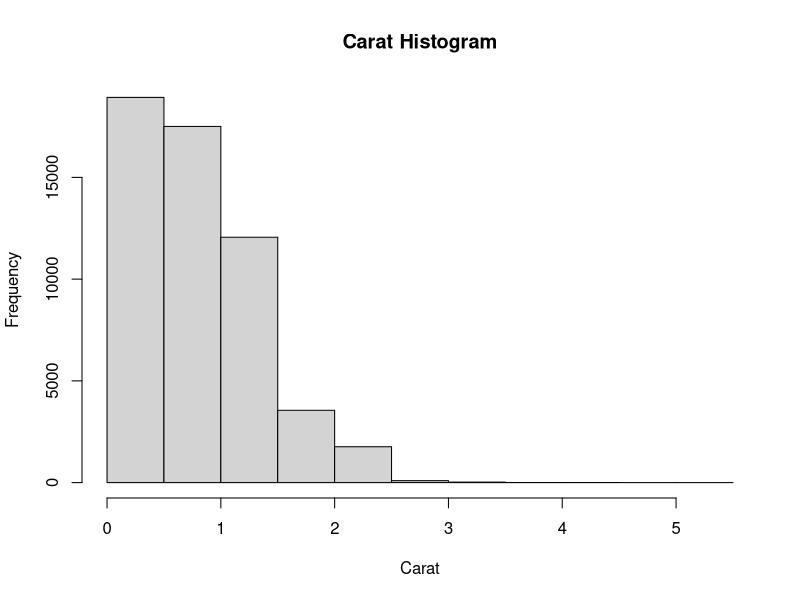
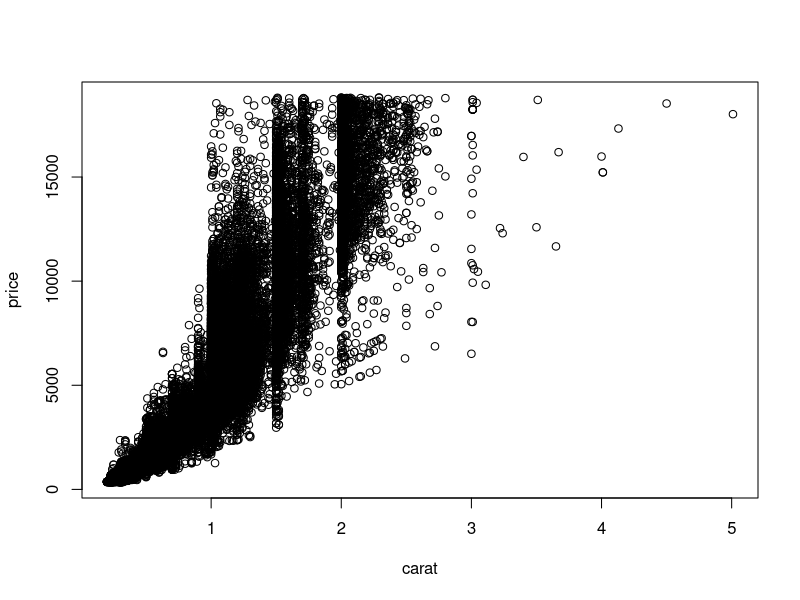
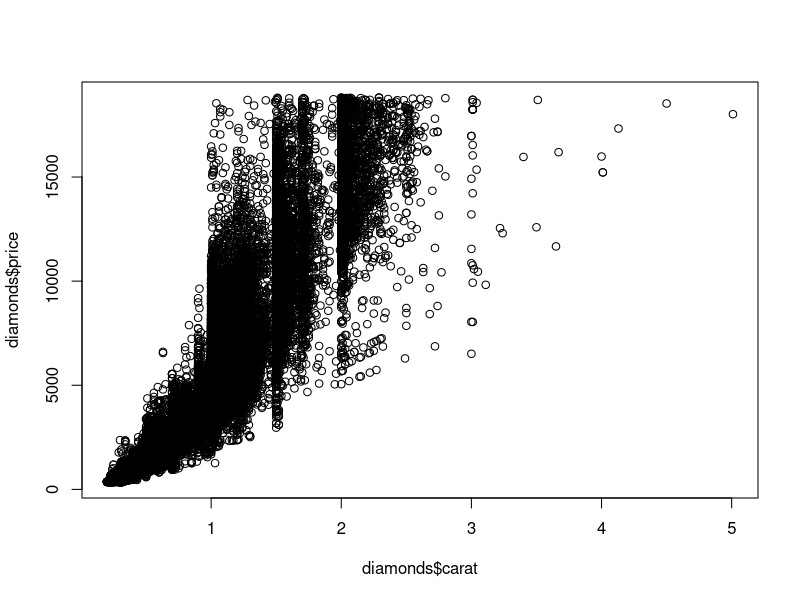
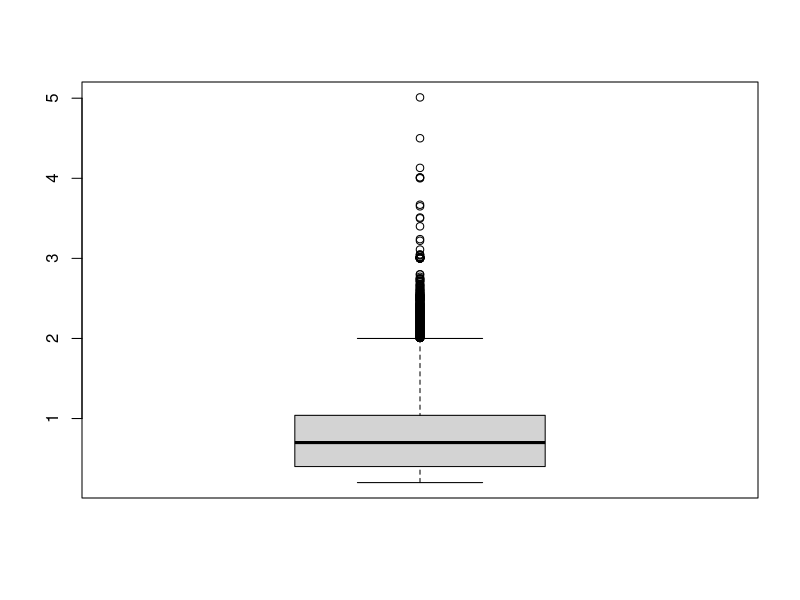

These figures' R source, in order:
# ---------
#  7-1
# ---------
# ---------------------------------------------------------- #

library(ggplot2)
data(diamonds)
head(diamonds)

# ---------------------------------------------------------- #
# ---------
#  7-1-1
# ---------
# ---------------------------------------------------------- #

hist(diamonds$carat, main = "Carat Histogram", xlab = "Carat")

# ---------------------------------------------------------- #
# ---------
#  7-1-2
# ---------
# ---------------------------------------------------------- #

plot(price ~ carat, data = diamonds)

# ---------------------------------------------------------- #

plot(diamonds$carat, diamonds$price)

# ---------------------------------------------------------- #
# ---------
#  7-1-3
# ---------
# ---------------------------------------------------------- #

boxplot(diamonds$carat)

# ---------------------------------------------------------- #
